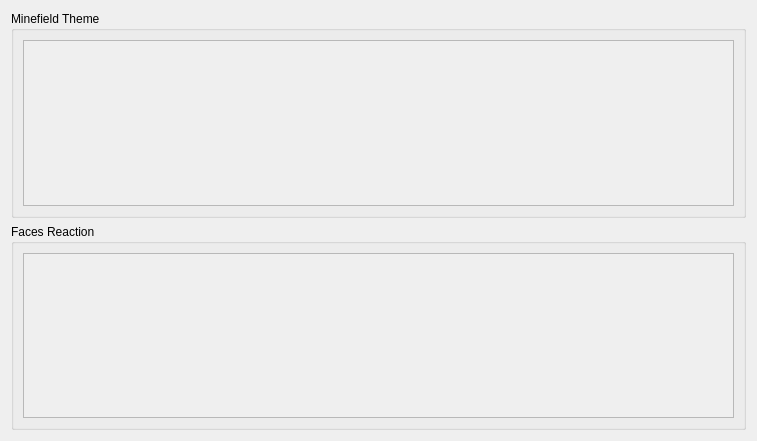
<?xml version="1.0" encoding="UTF-8"?>
<ui version="4.0">
 <class>GameplayThemeChooser</class>
 <widget class="QDialog" name="GameplayThemeChooser">
  <property name="geometry">
   <rect>
    <x>0</x>
    <y>0</y>
    <width>757</width>
    <height>441</height>
   </rect>
  </property>
  <property name="windowTitle">
   <string>Gameplay Theme Chooser</string>
  </property>
  <layout class="QVBoxLayout" name="verticalLayout">
   <item>
    <widget class="QGroupBox" name="gpMinefieldTheme">
     <property name="title">
      <string>Minefield Theme</string>
     </property>
     <layout class="QVBoxLayout" name="verticalLayout_2">
      <item>
       <widget class="QScrollArea" name="scrollAreaMinefield">
        <property name="widgetResizable">
         <bool>true</bool>
        </property>
        <widget class="QWidget" name="scrollAreaMinefieldWidgetContents">
         <property name="geometry">
          <rect>
           <x>0</x>
           <y>0</y>
           <width>713</width>
           <height>158</height>
          </rect>
         </property>
         <layout class="QFormLayout" name="scrollAreaMinefieldWidgetContentsLayout">
          <property name="horizontalSpacing">
           <number>0</number>
          </property>
          <property name="leftMargin">
           <number>0</number>
          </property>
          <property name="rightMargin">
           <number>9</number>
          </property>
         </layout>
        </widget>
       </widget>
      </item>
     </layout>
    </widget>
   </item>
   <item>
    <widget class="QGroupBox" name="gpFacesReactionTheme">
     <property name="title">
      <string>Faces Reaction</string>
     </property>
     <layout class="QVBoxLayout" name="verticalLayout_3">
      <item>
       <widget class="QScrollArea" name="scrollAreaFacesReaction">
        <property name="widgetResizable">
         <bool>true</bool>
        </property>
        <widget class="QWidget" name="scrollAreaFacesReactionWidgetContents">
         <property name="geometry">
          <rect>
           <x>0</x>
           <y>0</y>
           <width>713</width>
           <height>157</height>
          </rect>
         </property>
         <layout class="QFormLayout" name="scrollAreaFacesReactionWidgetContentsLayout">
          <property name="leftMargin">
           <number>0</number>
          </property>
          <property name="rightMargin">
           <number>9</number>
          </property>
         </layout>
        </widget>
       </widget>
      </item>
     </layout>
    </widget>
   </item>
  </layout>
 </widget>
 <resources/>
 <connections/>
</ui>
